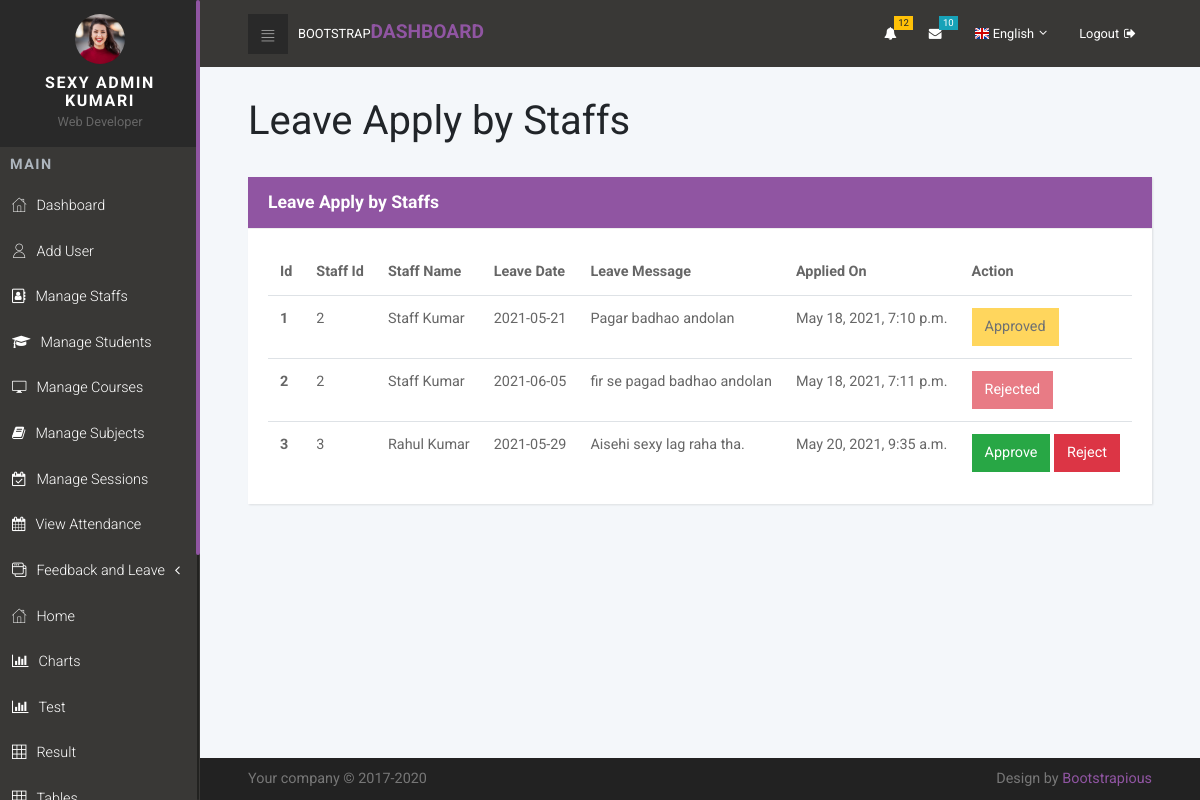
Page /staff_leave/ (signed in) on the earlier database version.
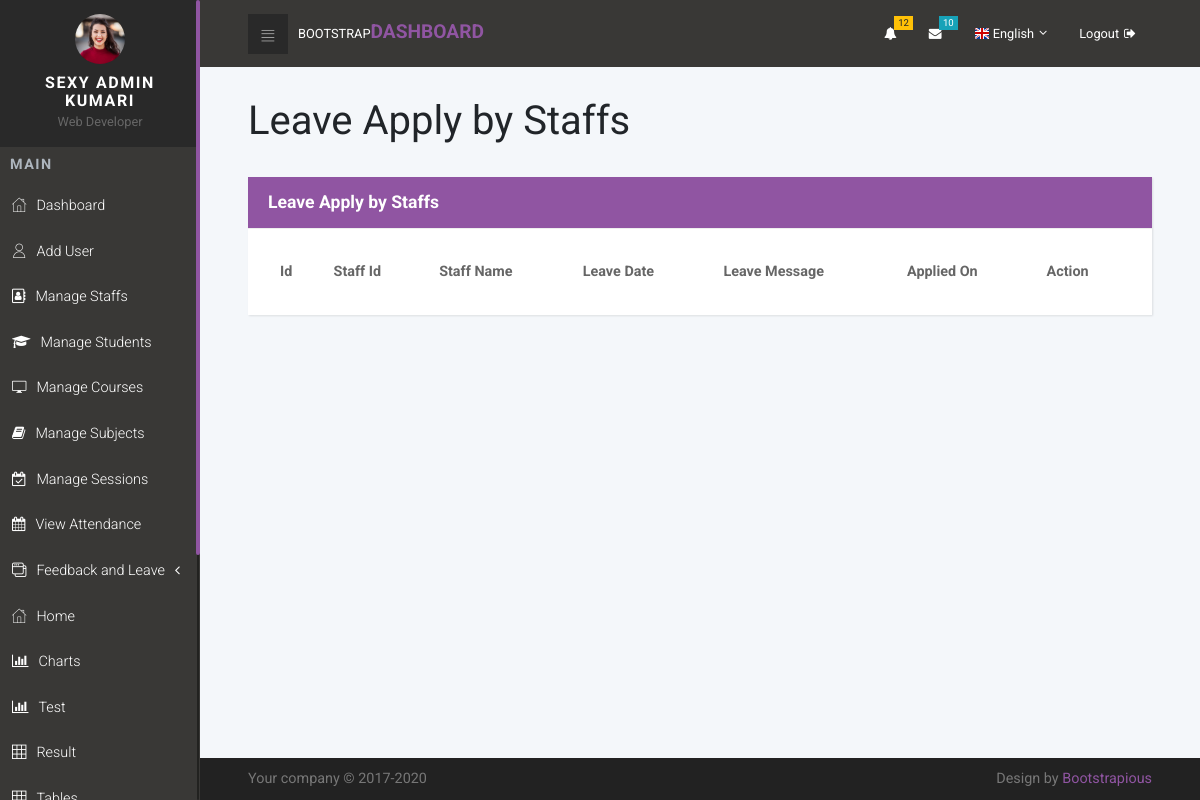
Same page on the later database version.
### sms_app/models.py (models this page shows, shortened)
class Staff_Leave(models.Model):
    id = models.AutoField(primary_key=True)
    staff_id = models.ForeignKey(Staff, on_delete=models.CASCADE)
    leave_date = models.CharField(max_length=50)
    message = models.TextField()
    date_created = models.DateTimeField( auto_now_add=True )
    date_updated = models.DateTimeField( auto_now=True )
    status = models.IntegerField(default=0, validators=[MaxValueValidator(2), MinValueValidator(0)])

class Staff(models.Model):
    id = models.AutoField(primary_key = True)
    user = models.OneToOneField(User, on_delete = models.CASCADE)
    GENDER = (('Male', 'Male'),('Female', 'Female'),('Other', 'Other'))
    gender = models.CharField(max_length = 10, choices = GENDER, null=True)
    profile_pic = models.ImageField(default = "avatar-8.jpg", null = True, blank = True)
    address = models.TextField(null = True)
    date_joined = models.DateField(auto_now_add = True)
    last_login = models.DateField(auto_now = True)

### accounts/decorators.py (the view, shortened to what this page needs)
        def wrapper_func(request, *args, **kwargs):
            group = None
            if request.user.groups.exists():
                group = request.user.groups.all()[0].name
            if group in allowed_roles:
                return view_func(request, *args, **kwargs)

### sms_app/HODviews.py (called while the page is built)
@login_required
@allowed_users(allowed_roles=['hod'])
def staff_leave_view(request):
    leaves = Staff_Leave.objects.all()
    context = {
        'leaves': leaves
    }
    return render(request, 'HOD/staff_leave.html', context)

### templates/HOD/staff_leave.html (shortened to what this page needs)
{% extends 'HOD/base.html' %}
{% load static %}
{% block content %}
<section>
    <div class="container-fluid">
        <header style="margin-bottom: -30px;">
            <h1 class="h3 display" style="font-size: 40px;">Leave Apply by Staffs</h1><br>
        </header>
        <div class="row">
            <div class="col-lg-12">
              <div class="card">
                <div class="card-header back_color">
                    <h4 class="card-title ">Leave Apply by Staffs</h4>
                </div>
                <div class="card-body">
                  <div class="table-responsive">
                    <table class="table">
                      <thead>
                        <tr>
                          <th>Id</th>
                          <th>Staff Id</th>
                          <th>Staff Name</th>
                          <th>Leave Date</th>
                          <th>Leave Message</th>
                          <th>Applied On</th>
                          <th>Action</th>
                        </tr>
                      </thead>
                      <tbody>
                        {% for leave in leaves %}
                        <tr>
                          <th scope="row">{{leave.id}}</th>
                          <td>{{leave.staff_id.id}}</td>
                          <td>{{leave.staff_id.user.first_name}} {{leave.staff_id.user.last_name}}</td>
                          <td>{{leave.leave_date}}</td>
                          <td>{{leave.message}}</td>
                          <td>{{leave.date_created}}</td>
                          <td>
                            {% if leave.status == 0 %}
                            <a href="{% url 'staff_leave_approve' leave.id %}" class="btn btn-success">Approve</a>
                            <a href="{% url 'staff_leave_reject' leave.id %}" class="btn btn-danger">Reject</a>
                            {% elif leave.status == 1 %}
                            <button class="btn btn-warning" style="cursor: not-allowed;"  disabled>Approved</button>
                            {% else %}
                            <button class="btn btn-danger" style="cursor: not-allowed;"  disabled>Rejected</button>
                            {% endif %}
                          </td>
                        </tr>
                        {% endfor %}
                      </tbody>
                    </table>
                  </div>
                </div>
              </div>
            </div>
        </div>
    </div>
</section>
{% endblock %}

Differences in the rows shown:
removed Staff_Leave: id "1", staff_id.id "2", staff_id.user.first_name "Staff", staff_id.user.last_name "Kumar", leave_date "2021-05-21", message "Pagar badhao andolan", date_created "May 18, 2021, 7:10 p.m.", status "Approved"
removed Staff_Leave: id "2", staff_id.id "2", staff_id.user.first_name "Staff", staff_id.user.last_name "Kumar", leave_date "2021-06-05", message "fir se pagad badhao andolan", date_created "May 18, 2021, 7:11 p.m.", status "Rejected"
removed Staff_Leave: id "3", staff_id.id "3", staff_id.user.first_name "Rahul", staff_id.user.last_name "Kumar", leave_date "2021-05-29", message "Aisehi sexy lag raha tha.", date_created "May 20, 2021, 9:35 a.m.", status "Approve"
